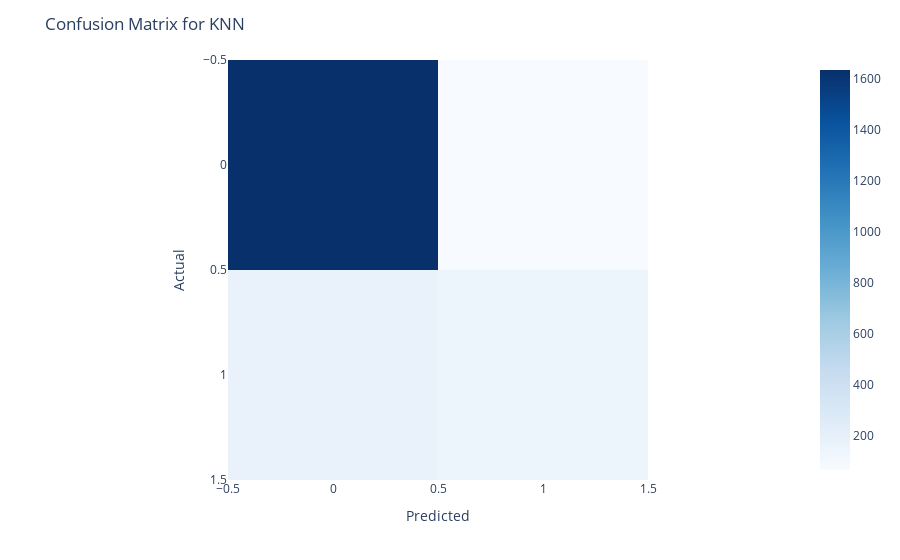

This figure's notebook cell:
### Code cell
# Confusion Matrix
cm_knn = confusion_matrix(y_test, y_pred)
confusion_matrix_display = px.imshow(cm_knn, color_continuous_scale='Blues')
confusion_matrix_display.update_layout(title='Confusion Matrix for KNN', xaxis_title='Predicted', yaxis_title='Actual')
confusion_matrix_display.show()

### Figure 1 — Plotly figure (JSON) as saved in the notebook; plotly's stock layout.template omitted (floating-point values rounded to 4 significant figures)
{"data": [{"coloraxis": "coloraxis", "hovertemplate": "x: %{x}<br>y: %{y}<br>color: %{z}<extra></extra>", "name": "0", "type": "heatmap", "xaxis": "x", "yaxis": "y", "z": [[1635, 66], [176, 149]]}], "layout": {"coloraxis": {"colorscale": [[0, "rgb(247,251,255)"], [0.125, "rgb(222,235,247)"], [0.25, "rgb(198,219,239)"], [0.375, "rgb(158,202,225)"], [0.5, "rgb(107,174,214)"], [0.625, "rgb(66,146,198)"], [0.75, "rgb(33,113,181)"], [0.875, "rgb(8,81,156)"], [1, "rgb(8,48,107)"]]}, "margin": {"t": 60}, "title": {"text": "Confusion Matrix for KNN"}, "xaxis": {"anchor": "y", "constrain": "domain", "domain": [0, 1], "scaleanchor": "y", "title": {"text": "Predicted"}}, "yaxis": {"anchor": "x", "autorange": "reversed", "constrain": "domain", "domain": [0, 1], "title": {"text": "Actual"}}}}
